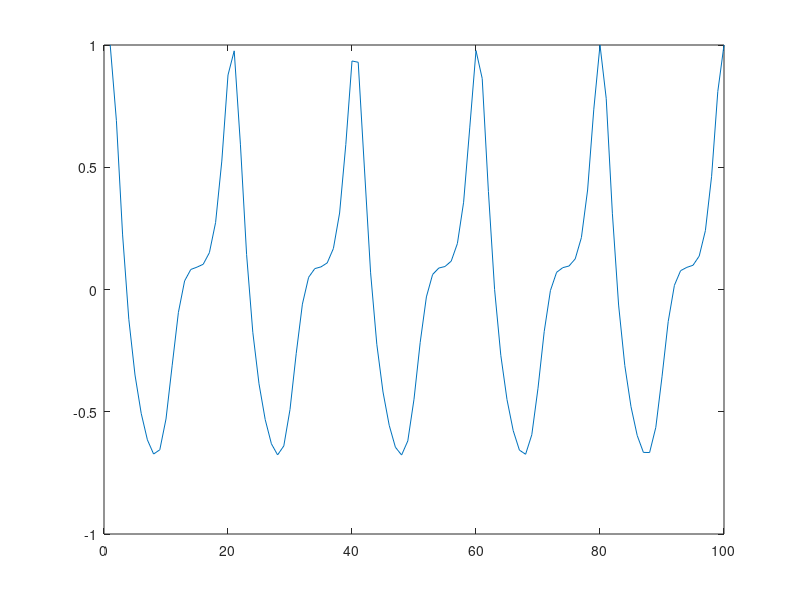
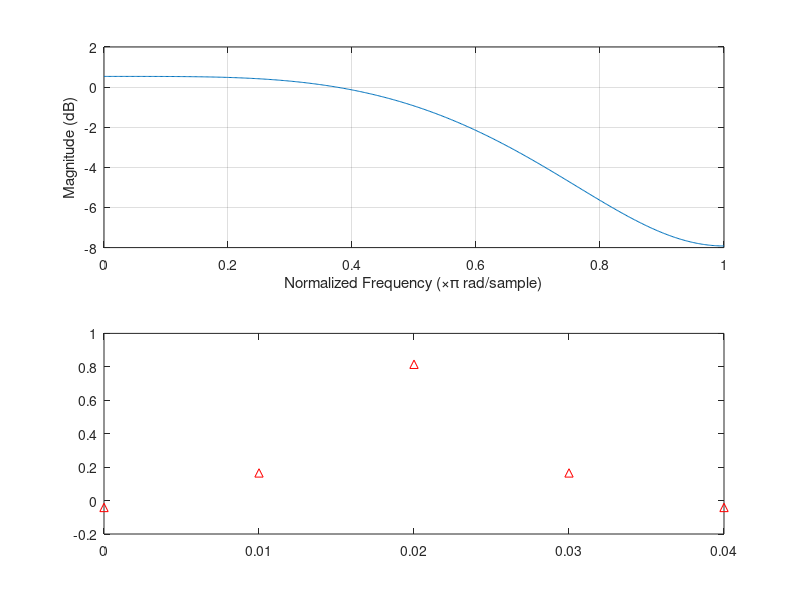

The MATLAB script that drew these images, in order: (Note: this script raises an error after producing the figures.)
%Mehmet Cagri Aksoy - github.com/mcagriaksoy
%Contact: mcagriaksoy@ya.ru
%%%%%%%%%%%%%%%Part 1%%%%%%%%%%%%%%%%%%%%

% Sampling rate is 16kHz
sample_rate = 40000;

% Choose filter cutoff frequencies (5 kHz - 10kHz)
cutoff_hz1 = 5000;
cutoff_hz2 = 10000;

% Normalize cutoff frequency (wrt Nyquist frequency)
 
nyq_freq = sample_rate / 2;

cutoff_norm1 = cutoff_hz1 / nyq_freq;
cutoff_norm2 = cutoff_hz2 / nyq_freq;


%Input x(t)
t = linspace(0,1);
input = 0;
for k=1:16
    input = input + ((2^(-k))*cos(1000*k*pi*t) + ((-3)^(-k))*sin(1000*k*pi*t));
    
end
plot(input)
figure

% FIR filter order (i.e. number of coefficients - 1)
order = 4;

% filter coefficients, there are (number of sample+1)
fir_coeff = fir1(order,[cutoff_norm1 cutoff_norm2]);

% show
freqz(fir_coeff,1,512)
impz(fir_coeff,1,[],100) %impulse response of filter
fvtool(fir_coeff,'Analysis','freq') %Magnitude and phase response of filter

output = conv(input, fir_coeff);
fvtool(output,'Analysis','freq') %Magnitude and phase plots of x(t)
figure




%%%%%%%%%%%%%%%%%%%%%%%%%%%%%%%%%%%%%%%%%%%%%%%%%%%%%%%%%%%%%%%

% FIR filter order (i.e. number of coefficients - 1)
order = 8;

% filter coefficients, there are (number of sample+1)
fir_coeff1 = fir1(order, [cutoff_norm1 cutoff_norm2]);

% show
freqz(fir_coeff1,1,512)
impz(fir_coeff1,1,[],100) %impulse response of filter
fvtool(fir_coeff1,'Analysis','freq') %Magnitude and phase response of filter

output1 = conv(input, fir_coeff1);
fvtool(output1,'Analysis','freq') %Magnitude and phase plots of x(t)

figure

%%%%%%%%%%%%%%%%%%%%%%%%%%%%%%%%%%%%

% FIR filter order (i.e. number of coefficients - 1)
order = 16;

% filter coefficients, there are (number of sample+1)
fir_coeff2 = fir1(order, [cutoff_norm1 cutoff_norm2]);

% show
freqz(fir_coeff2,1,512)
impz(fir_coeff2,1,[],100) %impulse response of filter
fvtool(fir_coeff2,'Analysis','freq') %Magnitude and phase response of filter

output2 = conv(input, fir_coeff2);
fvtool(output2,'Analysis','freq') %Magnitude and phase plots of x(t)


figure